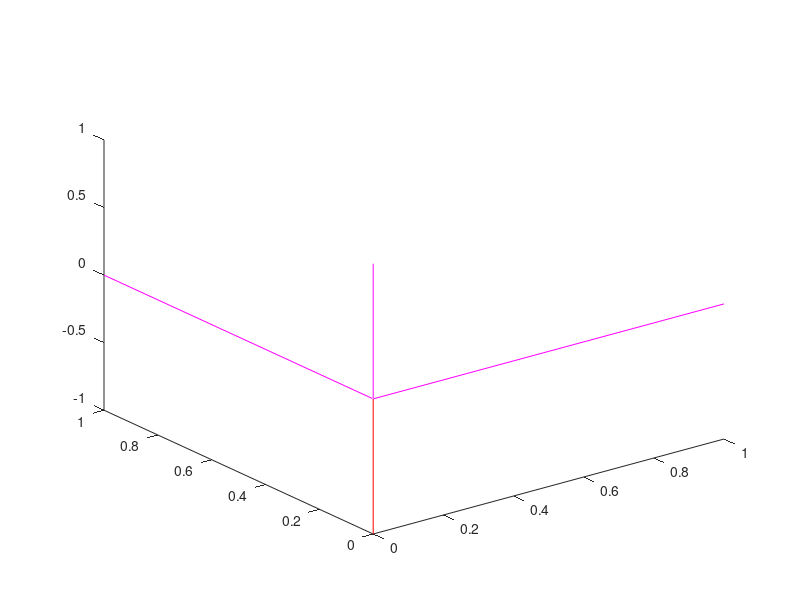

The MATLAB source for this figure: (Note: this script raises an error after producing the figure.)

clear all;
clc;


theta=-180:0.01:180;
result=zeros(1,4);
result1=zeros(1,4);
result2=zeros(1,4);
y1=zeros(3,length(theta));
cont=1;
cont1=1;
cont2=1;
y1(1,:)=theta;

for i=1:1:length(theta)
y1(2,i)=sind(y1(1,i));
y1(3,i)=cosd(y1(1,i));
end


xi1=10;%rot en z psi 90, -90
xi2=0;%rot en x phi 180, 0
xi3=0;%rot en y theta 180, -90 


xi1a=0;%rot en z psi 180,-10
xi2a=10;%rot en x phi 180,0
xi3a=95;%rot en y theta 180,0

xi1b=0;%rot en z psi 10 , -90
xi2b=0;%rot en x phi 10 , -90
xi3b=0;%rot en y theta 90,-90


%--------Eje coordenado z sistema1-------------



rottz1=[cosd(xi1) -sind(xi1) 0 0;
       sind(xi1) cosd(xi1) 0 0;
       0 0 1 0;
       0 0 0 1];

%--------Eje coordenado x sistema1-------------


rottx1=[1 0 0 0;
       0 cosd(xi2) -sind(xi2) 0;
       0 sind(xi2) cosd(xi2) 0;
       0 0 0 1];
%--------Eje coordenado y sistema1-------------


   
rotty1=[cosd(xi3) 0 sind(xi3) 0;
       0 1 0 0;
       -sind(xi3) 0 cosd(xi3) 0;
       0 0 0 1];

%--------Eje coordenado z sistema2-------------


rottz2=[cosd(xi1a) -sind(xi1a) 0 0;
       sind(xi1a) cosd(xi1a) 0 0;
       0 0 1 0;
       0 0 0 1];


%--------Eje coordenado x sistema2-------------


rottx2=[1 0 0 0;
       0 cosd(xi2a) -sind(xi2a) 0;
       0 sind(xi2a) cosd(xi2a) 0;
       0 0 0 1];

%--------Eje coordenado y sistema2-------------


rotty2=[cosd(xi3a) 0 sind(xi3a) 0;
       0 1 0 0;
       -sind(xi3a) 0 cosd(xi3a) 0;
       0 0 0 1];

%--------Eje coordenado z sistema3-------------


rottz3=[cosd(xi1b) -sind(xi1b) 0 0;
       sind(xi1b) cosd(xi1b) 0 0;
       0 0 1 0;
       0 0 0 1];


%--------Eje coordenado x sistema3-------------


rottx3=[1 0 0 0;
       0 cosd(xi2b) -sind(xi2b) 0;
       0 sind(xi2b) cosd(xi2b) 0;
       0 0 0 1];

%--------Eje coordenado y sistema3-------------


rotty3=[cosd(xi3b) 0 sind(xi3b) 0;
       0 1 0 0;
       -sind(xi3b) 0 cosd(xi3b) 0;
       0 0 0 1];
      
      
   
%------------Matrices de rotacion segun tait bryan------------------

Mr1=rottz1*rotty1*rottx1;%gR1
Mr2=rottz2*rotty2*rottx2;%gR2
Mr3=rottz3*rotty3*rottx3;


pf1=Mr1*[1 0 0 0;0 1 0 0;0 0 1 -1;0 0 0 1];
pf2=Mr2*[1 0 0 0;0 1 0 0;0 0 1 -1;0 0 0 1];
pf3=Mr3*[1 0 0 0;0 1 0 0;0 0 1 -1;0 0 0 1];

Vs=pf1(:,4);%coordenada brazo
Vsa=pf2(:,4);
Vsb=pf3(:,4);
Vsn=[Vs(1)+Vsa(1) Vs(2)+Vsa(2) Vs(3)+Vsa(3)]; %coordenada antebrazo
Vsnn=[Vsn(1)+Vsb(1) Vsn(2)+Vsb(2) Vsn(3)+Vsb(3)]; %coordenada mano

%rotacion del primer segmento por la rotacion en z del segundo segmento

pfz=rottz2*[1 0 0 1;0 1 0 0;0 0 1 0;0 0 0 1]; % rotar el segundo segmento y desplazar en x
Vsz=pfz(:,4); %Coordenadas en x y z
pruebarotz=[Vs(1)+Vsz(1) Vs(2)+Vsz(2) Vs(3)+Vsz(3)]; % ubicar el vector del segundo segmento en el espacio relativo a al primer segmento

%rotacion del primer segmento por la rotacion en z y la rotacion en y del segundo segmento

pfy=rottz2*rotty2*[1 0 0 0;0 1 0 0;0 0 1 -1;0 0 0 1]; % rotar el segundo segmento y desplazar en x
Vsy=pfy(:,4); %Coordenadas en x y z
pruebaroty=[Vs(1)+Vsy(1) Vs(2)+Vsy(2) Vs(3)+Vsy(3)]; % ubicar el vector del segundo segmento en el espacio relativo a al primer segmento





%-------------Inversa del sistema coordenadas 1----------------

Inv_Mr1=inv(Mr1);

%-------------Inversa del sistema coordenadas 2----------------

Inv_Mr2=inv(Mr2);
%--------------Sistema de referencia 1 con respecto a 2----------------

Mr12=Inv_Mr1*Mr2;

%--------------Sistema de referencia 1 con respecto a 2----------------

Mr23=Inv_Mr2*Mr3;


%y12=asind(-Mr12(3,1));
%y12=-91;

%--------------------------prueba busqueda de angulos------------

f1=0;
j=1;
auxx=0;
auxy=0;
auxz=0;

%VALORES POSIBLES DE Y12
for j=1:1:length(theta)
   
if(abs(y1(2,j)-(-Mr12(3,1)))<0.0001)
 result(1,cont)=round(y1(1,j));
 cont=cont+1;
%j
end 

end

%SACAR VALORES REPETIDOS


%-------SE ENCUENTRA EL VALOR DE Z12
%SE RECORRE CADA VALOR POSIBLE DE Y12
for i=1:1:length(result)

auxy=result(i);    
    
%VALORES POSIBLES DE Z12
for k=1:1:length(theta)

valz=(Mr12(2,1)/cosd(auxy));    

if isnan(valz)
    valz=0;
end

if(abs(y1(2,k)-valz)<0.0001)
 result2(1,cont2)=round(y1(1,k));
 cont2=cont2+1;
 
end 

end


for g=1:1:length(result2)
    
 auxz=result2(g);

%--------Eje coordenado z sistema4-------------


rottzl=[cosd(auxz) -sind(auxz) 0 0;
       sind(auxz) cosd(auxz) 0 0;
       0 0 1 0;
       0 0 0 1];
   
 vpa=Mr1*[1 0 0 0;0 1 0 0;0 0 1 -1;0 0 0 1]*rottzl*[1 0 0 1;0 1 0 0;0 0 1 0;0 0 0 1];
 VRR=vpa(:,4); 

if abs(pruebarotz(1)-VRR(1))<0.001 && abs(pruebarotz(2)-VRR(2))<0.001 && abs(pruebarotz(3)-VRR(3))<0.001
z12=auxz;
f1=1;
break;
end

end

if f1==1
break;    
end   



end
%-------------------------------

f1=0;
auxx=0;
auxy=0;
auxz=0;
%--------Eje coordenado z sistema4-------------


rottz4=[cosd(z12) -sind(z12) 0 0;
       sind(z12) cosd(z12) 0 0;
       0 0 1 0;
       0 0 0 1];

%------SE ENCUENTRA EL VALOR DE Y12
%SE RECORRE EL VECTOR DE POSIBLES VALORES DE Y12 PROBANDO HASTA ENCONTRAR
%EL VALOR INDICADO
for u=1:1:length(result)
    
 auxy=result(u);


%--------Eje coordenado y sistema3-------------


rottyl=[cosd(auxy) 0 sind(auxy) 0;
       0 1 0 0;
       -sind(auxy) 0 cosd(auxy) 0;
       0 0 0 1];
      
      
 vpb=Mr1*[1 0 0 0;0 1 0 0;0 0 1 -1;0 0 0 1]*rottz4*rottyl*[1 0 0 0;0 1 0 0;0 0 1 -1;0 0 0 1];
 VRR=vpb(:,4); 

if abs(pruebaroty(1)-VRR(1))<0.001 && abs(pruebaroty(2)-VRR(2))<0.001 && abs(pruebaroty(3)-VRR(3))<0.001
y12=auxy;
%f1=1;
break;
end

end
 

%--------Eje coordenado y sistema4-------------


rotty4=[cosd(y12) 0 sind(y12) 0;
       0 1 0 0;
       -sind(y12) 0 cosd(y12) 0;
       0 0 0 1];


%------SE ENCUENTRA EL VALOR DE X12
% POSIBLES VALORES DE X12
for T=1:1:length(theta)

valx=(Mr12(3,2)/cosd(y12));    

if isnan(valx)
    valx=0;
end

if(abs(y1(2,T)-valx)<0.0001)
 result1(1,cont2)=round(y1(1,T));
 cont1=cont1+1;
 
end 

end
%SE RECORRE EL VECTOR DE POSIBLES VALORES DE X12 PROBANDO HASTA ENCONTRAR
%EL VALOR INDICADO
for B=1:1:length(result1)
    
 auxx=result1(B);


%--------Eje coordenado x sistema4-------------


rottx4=[1 0 0 0;
       0 cosd(auxx) -sind(auxx) 0;
       0 sind(auxx) cosd(auxx) 0;
       0 0 0 1]; 
   
 vpc=Mr1*[1 0 0 0;0 1 0 0;0 0 1 -1;0 0 0 1]*rottz4*rotty4*rottx4*[1 0 0 0;0 1 0 0;0 0 1 -1;0 0 0 1];
 VRR=vpc(:,4); 

if abs(Vsn(1)-VRR(1))<0.001 && abs(Vsn(2)-VRR(2))<0.001 && abs(Vsn(3)-VRR(3))<0.001
x12=auxx;
%f1=1;
break;
end

end

%-------------------------------------------------------------------

% y23=asind(-Mr23(3,1));
% x23=asind(Mr23(3,2)/cosd(y23));
% if isnan(x23)
%     x23=0;
% end
% z23=asind(Mr23(2,1)/cosd(y23));
% if isnan(z23)
%     z23=0;
% end



% a=[ cosd(y12)*cosd(z12), cosd(z12)*sind(x12)*sind(y12) - cosd(x12)*sind(z12), sind(x12)*sind(z12) + cosd(x12)*cosd(z12)*sind(y12)];
% b=[ cosd(y12)*sind(z12), cosd(x12)*cosd(z12) + sind(x12)*sind(y12)*sind(z12), cosd(x12)*sind(y12)*sind(z12) - cosd(z12)*sind(x12)];
% c=[       -sind(y12),                        cosd(y12)*sind(x12),                        cosd(x12)*cosd(y12)];
%  
% if Vsa(1)>=0
% x12=+abs(x12);
% else
% x12=-abs(x12);
% end
% 
% if Vsa(2)>=0
% y12=+abs(y12);
% else
% y12=-abs(y12);
% end
% 
% if Vsa(3)>=0
% z12=+abs(z12);
% else
% z12=-abs(z12);
% end
% 
% 
% if Vsb(1)>=0
% x23=+abs(x23);
% else
% x23=-abs(x23);
% end
% 
% if Vsb(2)>=0
% y23=+abs(y23);
% else
% y23=-abs(y23);
% end
% 
% if Vsb(3)>=0
% z23=+abs(z23);
% else
% z23=-abs(z23);
% end
% 

%-----------------reconstruccion del modelo---------------

%--------Eje coordenado z sistema4-------------
% 
% 
% rottz4=[cosd(z12) -sind(z12) 0 0;
%        sind(z12) cosd(z12) 0 0;
%        0 0 1 0;
%        0 0 0 1];
% 
% 
% %--------Eje coordenado x sistema4-------------
% 
% 
% rottx4=[1 0 0 0;
%        0 cosd(x12) -sind(x12) 0;
%        0 sind(x12) cosd(x12) 0;
%        0 0 0 1];
% 
% %--------Eje coordenado y sistema4-------------
% 
% 
% rotty4=[cosd(y12) 0 sind(y12) 0;
%        0 1 0 0;
%        -sind(y12) 0 cosd(y12) 0;
%        0 0 0 1];

%--------Eje coordenado z sistema4-------------

% 
% rottz5=[cosd(z23) -sind(z23) 0 0;
%        sind(z23) cosd(z23) 0 0;
%        0 0 1 0;
%        0 0 0 1];
% 
% 
% %--------Eje coordenado x sistema4-------------
% 
% 
% rottx5=[1 0 0 0;
%        0 cosd(x23) -sind(x23) 0;
%        0 sind(x23) cosd(x23) 0;
%        0 0 0 1];
% 
% %--------Eje coordenado y sistema4-------------
% 
% 
% rotty5=[cosd(y23) 0 sind(y23) 0;
%        0 1 0 0;
%        -sind(y23) 0 cosd(y23) 0;
%        0 0 0 1];
% 
%    
   
%MRR=Mr1*[1 0 0 0;0 1 0 0;0 0 1 -1;0 0 0 1]*rottz4*rotty4*rottx4*[1 0 0 0;0 1 0 0;0 0 1 -1;0 0 0 1];%*rottz5*rotty5*rottx5*[1 0 0 0;0 1 0 0;0 0 1 -1;0 0 0 1];

%VRR=MRR(:,4);

pp=acosd(dot(Vs,Vsa)/(norm(Vs)*norm(Vsa)));

plot3([0 Vs(1)],[0 Vs(2)],[0 Vs(3)],'r');
hold on
plot3([0 1],[0 0],[0 0],'m');
plot3([0 0],[0 1],[0 0],'m');
plot3([0 0],[0 0],[0 1],'m');
plot3([0 Vsa(1)],[0 Vsa(2)],[0 Vsa(3)],'B');
plot3([0 Vsb(1)],[0 Vsb(2)],[0 Vsb(3)],'g');
plot3([0 VRR(1)],[0 VRR(2)],[0 VRR(3)],'black');
plot3([Vs(1) Vsn(1)],[Vs(2) Vsn(2)],[Vs(3) Vsn(3)],'c');
%plot3([Vsn(1) Vsnn(1)],[Vsn(2) Vsnn(2)],[Vsn(3) Vsnn(3)],'y');

% for n=1:1:length(X12)
%    
% 
% rottzi=[cosd(Z12(1,n)) -sind(Z12(1,n)) 0 0;
%        sind(Z12(1,n)) cosd(Z12(1,n)) 0 0;
%        0 0 1 0;
%        0 0 0 1];
% 
% rottxi=[1 0 0 0;
%        0 cosd(X12(1,n)) -sind(X12(1,n)) 0;
%        0 sind(X12(1,n)) cosd(X12(1,n)) 0;
%        0 0 0 1];
% 
% rottyi=[cosd(Y12(1,n)) 0 sind(Y12(1,n)) 0;
%        0 1 0 0;
%        -sind(Y12(1,n)) 0 cosd(Y12(1,n)) 0;
%        0 0 0 1];
%     
% MRRI=Mr1*[1 0 0 0;0 1 0 0;0 0 1 -1;0 0 0 1]*rottzi*rottyi*rottxi*[1 0 0 0;0 1 0 0;0 0 1 -1;0 0 0 1];%*rottz5*rotty5*rottx5*[1 0 0 0;0 1 0 0;0 0 1 -1;0 0 0 1];
% VRRI=MRRI(:,4);    
% plot3([0 VRRI(1)],[0 VRRI(2)],[0 VRRI(3)],'black');
% 
% end

grid on
axis on

xlabel('eje_x');
ylabel('eje_y');
zlabel('eje_z');


